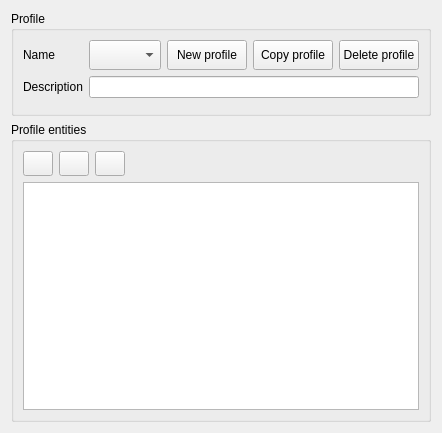
  <widget class="QWizardPage" name="wpProfile">
   <property name="title">
    <string>Profile</string>
   </property>
   <property name="subTitle">
    <string>Manage profile and related entities. A profile represents a collection of logically related  entities, some of which represent the party and spatial unit. Examples of profiles include individual, household, neighbourhood or even city-wide profiles.</string>
   </property>
   <layout class="QVBoxLayout" name="verticalLayout_7">
    <item>
     <widget class="QGroupBox" name="groupBox_17">
      <property name="minimumSize">
       <size>
        <width>0</width>
        <height>0</height>
       </size>
      </property>
      <property name="maximumSize">
       <size>
        <width>13900</width>
        <height>300</height>
       </size>
      </property>
      <property name="title">
       <string>Profile</string>
      </property>
      <layout class="QVBoxLayout" name="verticalLayout_4">
       <item>
        <layout class="QGridLayout" name="gridLayout_6">
         <item row="0" column="3">
          <widget class="QPushButton" name="btnCopy">
           <property name="sizePolicy">
            <sizepolicy hsizetype="Minimum" vsizetype="Fixed">
             <horstretch>0</horstretch>
             <verstretch>0</verstretch>
            </sizepolicy>
           </property>
           <property name="minimumSize">
            <size>
             <width>0</width>
             <height>30</height>
            </size>
           </property>
           <property name="maximumSize">
            <size>
             <width>150</width>
             <height>16777215</height>
            </size>
           </property>
           <property name="text">
            <string>Copy profile</string>
           </property>
          </widget>
         </item>
         <item row="0" column="4">
          <widget class="QPushButton" name="btnPDelete">
           <property name="minimumSize">
            <size>
             <width>0</width>
             <height>30</height>
            </size>
           </property>
           <property name="maximumSize">
            <size>
             <width>150</width>
             <height>16777215</height>
            </size>
           </property>
           <property name="text">
            <string>Delete profile</string>
           </property>
          </widget>
         </item>
         <item row="0" column="1">
          <widget class="QComboBox" name="cboProfile">
           <property name="sizePolicy">
            <sizepolicy hsizetype="Expanding" vsizetype="Fixed">
             <horstretch>0</horstretch>
             <verstretch>0</verstretch>
            </sizepolicy>
           </property>
           <property name="minimumSize">
            <size>
             <width>10</width>
             <height>30</height>
            </size>
           </property>
           <property name="font">
            <font>
             <pointsize>9</pointsize>
            </font>
           </property>
          </widget>
         </item>
         <item row="0" column="0">
          <widget class="QLabel" name="label">
           <property name="minimumSize">
            <size>
             <width>50</width>
             <height>0</height>
            </size>
           </property>
           <property name="maximumSize">
            <size>
             <width>16777215</width>
             <height>16777215</height>
            </size>
           </property>
           <property name="font">
            <font>
             <pointsize>9</pointsize>
             <weight>50</weight>
             <bold>false</bold>
            </font>
           </property>
           <property name="text">
            <string>Name</string>
           </property>
          </widget>
         </item>
         <item row="0" column="2">
          <widget class="QPushButton" name="btnNewP">
           <property name="minimumSize">
            <size>
             <width>0</width>
             <height>30</height>
            </size>
           </property>
           <property name="maximumSize">
            <size>
             <width>150</width>
             <height>16777215</height>
            </size>
           </property>
           <property name="text">
            <string>New profile</string>
           </property>
          </widget>
         </item>
         <item row="1" column="0">
          <widget class="QLabel" name="label_3">
           <property name="text">
            <string>Description</string>
           </property>
           <property name="margin">
            <number>0</number>
           </property>
           <property name="indent">
            <number>-1</number>
           </property>
          </widget>
         </item>
         <item row="1" column="1" colspan="4">
          <widget class="QLineEdit" name="edtDesc"/>
         </item>
        </layout>
       </item>
       <item>
        <widget class="QWidget" name="widget" native="true">
         <property name="layoutDirection">
          <enum>Qt::LeftToRight</enum>
         </property>
        </widget>
       </item>
      </layout>
     </widget>
    </item>
    <item>
     <widget class="QGroupBox" name="groupBox_18">
      <property name="sizePolicy">
       <sizepolicy hsizetype="Preferred" vsizetype="Expanding">
        <horstretch>0</horstretch>
        <verstretch>0</verstretch>
       </sizepolicy>
      </property>
      <property name="minimumSize">
       <size>
        <width>0</width>
        <height>300</height>
       </size>
      </property>
      <property name="maximumSize">
       <size>
        <width>169999</width>
        <height>169999</height>
       </size>
      </property>
      <property name="styleSheet">
       <string notr="true">font: 75 9pt &quot;Myriad Web Pro&quot;;</string>
      </property>
      <property name="title">
       <string>Profile entities</string>
      </property>
      <layout class="QFormLayout" name="formLayout_3">
       <property name="fieldGrowthPolicy">
        <enum>QFormLayout::AllNonFixedFieldsGrow</enum>
       </property>
       <item row="0" column="0">
        <layout class="QHBoxLayout" name="horizontalLayout">
         <item>
          <widget class="QPushButton" name="btnNewEntity">
           <property name="minimumSize">
            <size>
             <width>30</width>
             <height>25</height>
            </size>
           </property>
           <property name="maximumSize">
            <size>
             <width>30</width>
             <height>25</height>
            </size>
           </property>
           <property name="baseSize">
            <size>
             <width>30</width>
             <height>25</height>
            </size>
           </property>
           <property name="text">
            <string/>
           </property>
          </widget>
         </item>
         <item>
          <widget class="QPushButton" name="btnEditEntity">
           <property name="minimumSize">
            <size>
             <width>30</width>
             <height>25</height>
            </size>
           </property>
           <property name="maximumSize">
            <size>
             <width>30</width>
             <height>25</height>
            </size>
           </property>
           <property name="text">
            <string/>
           </property>
          </widget>
         </item>
         <item>
          <widget class="QPushButton" name="btnDeleteEntity">
           <property name="minimumSize">
            <size>
             <width>30</width>
             <height>25</height>
            </size>
           </property>
           <property name="maximumSize">
            <size>
             <width>30</width>
             <height>25</height>
            </size>
           </property>
           <property name="text">
            <string/>
           </property>
          </widget>
         </item>
        </layout>
       </item>
       <item row="1" column="0" colspan="2">
        <widget class="QTableView" name="pftableView">
         <property name="sizePolicy">
          <sizepolicy hsizetype="Expanding" vsizetype="Expanding">
           <horstretch>0</horstretch>
           <verstretch>1</verstretch>
          </sizepolicy>
         </property>
         <property name="maximumSize">
          <size>
           <width>16777215</width>
           <height>16777215</height>
          </size>
         </property>
         <property name="selectionMode">
          <enum>QAbstractItemView::SingleSelection</enum>
         </property>
         <property name="selectionBehavior">
          <enum>QAbstractItemView::SelectRows</enum>
         </property>
         <attribute name="horizontalHeaderStretchLastSection">
          <bool>true</bool>
         </attribute>
        </widget>
       </item>
      </layout>
     </widget>
    </item>
   </layout>
  </widget>
